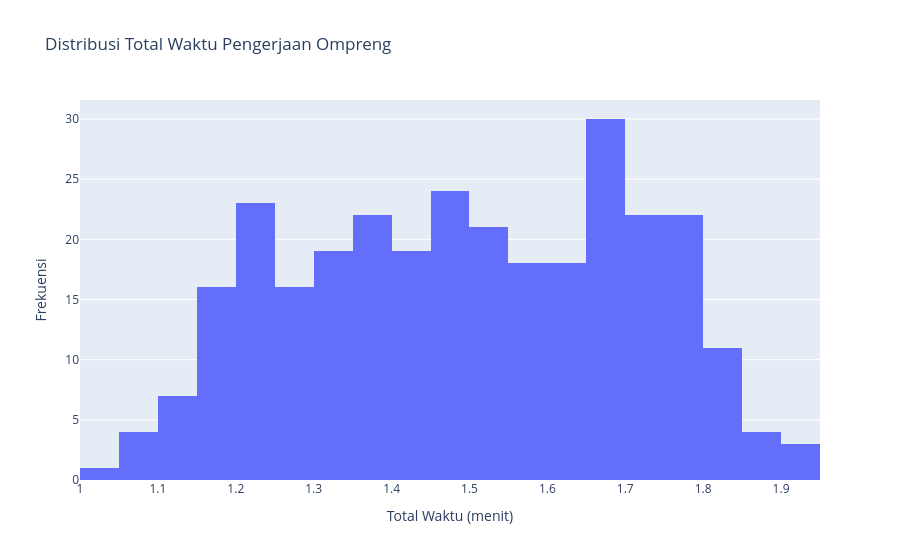

This figure's notebook cell:
### Code cell
# CELL 5 - Histogram

fig = px.histogram(
    df,
    x="total_waktu",
    nbins=30,
    title="Distribusi Total Waktu Pengerjaan Ompreng",
)

fig.update_layout(
    xaxis_title="Total Waktu (menit)",
    yaxis_title="Frekuensi"
)

fig.show()

### Figure 1 — Plotly figure (JSON) as saved in the notebook; plotly's stock layout.template omitted (floating-point values rounded to 4 significant figures; data arrays with more than 128 entries replaced by an {"elided": "..."} marker saying what was removed)
{"data": [{"bingroup": "x", "hovertemplate": "total_waktu=%{x}<br>count=%{y}<extra></extra>", "legendgroup": "", "marker": {"color": "#636efa", "pattern": {"shape": ""}}, "name": "", "nbinsx": 30, "orientation": "v", "showlegend": false, "type": "histogram", "x": {"elided": "300 float values"}, "xaxis": "x", "yaxis": "y"}], "layout": {"barmode": "relative", "legend": {"tracegroupgap": 0}, "title": {"text": "Distribusi Total Waktu Pengerjaan Ompreng"}, "xaxis": {"anchor": "y", "domain": [0, 1], "title": {"text": "Total Waktu (menit)"}}, "yaxis": {"anchor": "x", "domain": [0, 1], "title": {"text": "Frekuensi"}}}}
